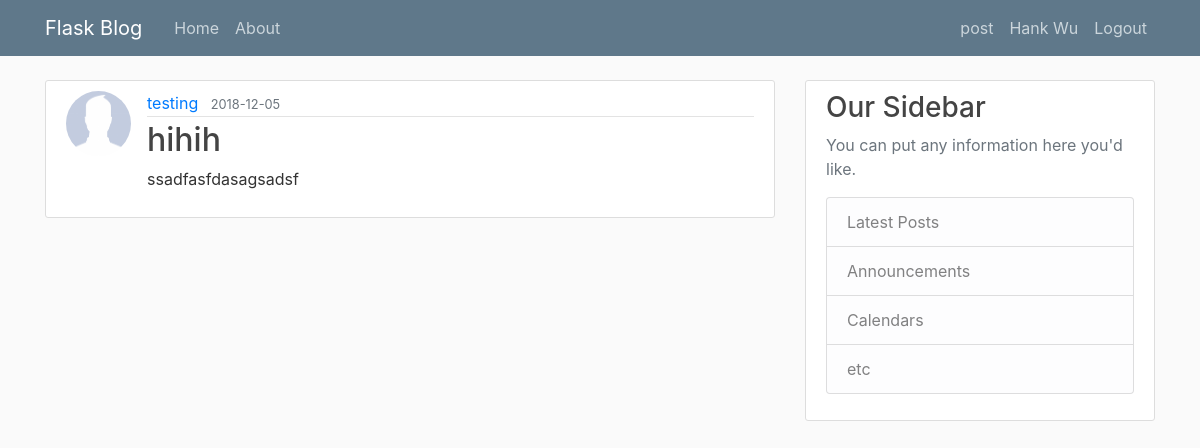
Page /post/3 (signed in) on the committed database.
### flaskblog/models.py (models this page shows, shortened)
class User(db.Model, UserMixin):
    id = db.Column(db.Integer, primary_key=True)
    username = db.Column(db.String(20), unique=True, nullable=False)
    email = db.Column(db.String(120), unique=True, nullable=False)
    image_file = db.Column(db.String(20), nullable=False, default='default.jpg')
    password = db.Column(db.String(60), nullable=False)
    posts = db.relationship('Post', backref='author', lazy=True) # the string 'Post' refer to the class post

class Post(db.Model):
    id = db.Column(db.Integer, primary_key=True)
    title = db.Column(db.String(100) , nullable=False)
    date_posted = db.Column(db.DateTime, nullable=False, default=datetime.utcnow)
    content = db.Column(db.Text, nullable=False)
    user_id = db.Column(db.Integer, db.ForeignKey('user.id'), nullable=False) # what does the foreign Key dose?

### flaskblog/route.py (the view)
@app.route('/post/<int:post_id>', methods=['GET', 'POST']) # the post_id is defined in the html.
def post(post_id):
    post = Post.query.get_or_404(post_id)
    return render_template('post.html', title=post.title, post=post)

### flaskblog/models.py (called while the page is built)
@login_manager.user_loader
def load_user(user_id):
    return User.query.get(int(user_id))

### flaskblog/templates/post.html (shortened to what this page needs)
{% extends "layout.html"%}
{%block content%}
        <article class="media content-section">
          <img class="rounded-circle article-img"src="{{url_for('static', filename='profile_pic/'+ post.author.image_file) }}">
          <div class="media-body">
            <div class="article-metadata">
              <a class="mr-2" href="#">{{ post.author.username }}</a>
              <small class="text-muted">{{ post.date_posted.strftime('%Y-%m-%d') }}</small>
            </div>
            <h2><a class="article-title" href="#">{{ post.title }}</a></h2>
            <p class="article-content">{{ post.content }}</p>
          </div>
        </article>
{% endblock content%}

### flaskblog/templates/layout.html (shortened to what this page needs)
<!DOCTYPE html>
<html>
<head>
    <link rel="stylesheet" href="https://stackpath.bootstrapcdn.com/bootstrap/4.1.3/css/bootstrap.min.css">
    <link rel="stylesheet" type="text/css" href="{{url_for('static', filename='main.css')}}">
</head>
<body>
    <header class="site-header">
      <nav class="navbar navbar-expand-md navbar-dark bg-steel fixed-top">
        <div class="container">
          <a class="navbar-brand mr-4" href="/">Flask Blog</a>
          <div class="collapse navbar-collapse" id="navbarToggle">
            <div class="navbar-nav mr-auto">
              <a class="nav-item nav-link" href="/">Home</a>
              <a class="nav-item nav-link" href="/about">About</a>
            </div>
            <div class="navbar-nav">
              {% if current_user.is_authenticated%}
                <a class = "nav-item nav-link" href="/post/new">post</a>
                <a class = "nav-item nav-link" href="/account">{{current_user.username}}</a>
                <a class = "nav-item nav-link" href="/logout">Logout</a>
              {% else %}
                <a class="nav-item nav-link" href="/login">Login</a>
                <a class="nav-item nav-link" href="/register">Register</a>
              {% endif %}
            </div>
          </div>
        </div>
      </nav>
    </header>
    <main role="main" class="container">
      <div class="row">
        <div class="col-md-8">
          {% block content %}{% endblock %}
        </div>
        <div class="col-md-4">
          <div class="content-section">
            <h3>Our Sidebar</h3>
            <p class='text-muted'>You can put any information here you'd like.
              <ul class="list-group">
                <li class="list-group-item list-group-item-light">Latest Posts</li>
                <li class="list-group-item list-group-item-light">Announcements</li>
                <li class="list-group-item list-group-item-light">Calendars</li>
                <li class="list-group-item list-group-item-light">etc</li>
              </ul>
            </p>
          </div>
        </div>
      </div>
    </main>
</body>
</html>

### flaskblog/static/main.css (style rules this page uses)
body { background: #fafafa; color: #333333; margin-top: 5rem; }
h1, h2, h3, h4, h5, h6 { color: #444444; }
.bg-steel { background-color: #5f788a; }
.site-header .navbar-nav .nav-link { color: #cbd5db; }
.content-section { background: #ffffff; padding: 10px 20px; border: 1px solid #dddddd; border-radius: 3px; margin-bottom: 20px; }
.article-title { color: #444444; }
.article-content { white-space: pre-line; }
.article-img { height: 65px; width: 65px; margin-right: 16px; }
.article-metadata { padding-bottom: 1px; margin-bottom: 4px; border-bottom: 1px solid #e3e3e3 }

### rows in the picture
User: username "Hank Wu"
User: image_file (placeholder picture), author.username "testing"
Post: date_posted "2018-12-05", title "hihih", content "ssadfasfdasagsadsf"
